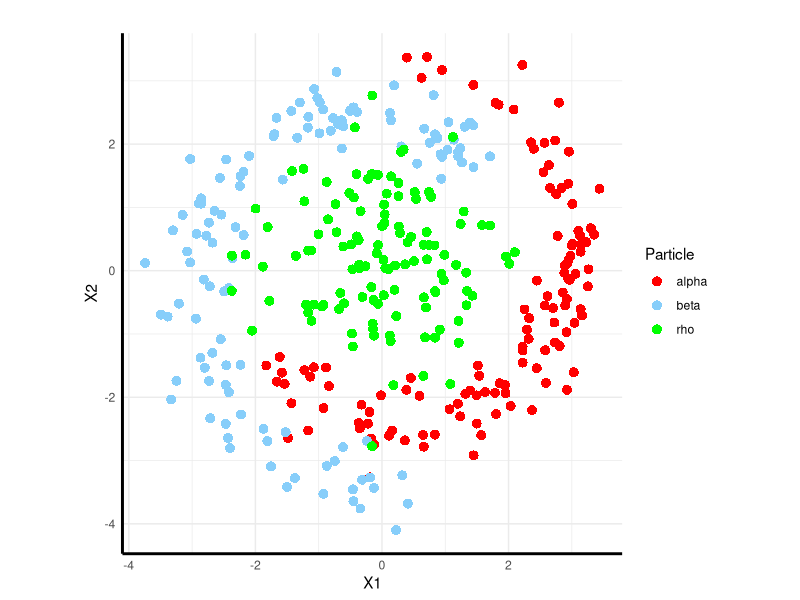

Recreate this plot in R. (Note: a time limit stopped this script after it produced the figure.)
## ---- chunk 1
# title: "Analytics A2"
# author: "Nesan Naidoo, Dominique Chetty"
# date: "`r Sys.Date()`"

dat =read.table("Collider_Data_2025.txt", h = TRUE,stringsAsFactors =TRUE)

library(ggplot2)
library(tidyr)
library(gridExtra)
## ---- chunk 2
#create column for particle type based on Y1, Y2, Y3
dat$Particle <- ifelse(dat$Y1 == 1, "alpha", ifelse(dat$Y2 == 1, "beta", "rho"))

ggplot(data = dat, aes(x = X1, y = X2, color = Particle)) +
  geom_point(shape = 16, size = 3) +
  scale_color_manual(values = c("alpha" = "red", "beta" = "lightskyblue", "rho" = "green"),labels = c("alpha", "beta", "rho")) +  
  labs(x = "X1", y = "X2", title = "") +  
  theme_minimal() +  coord_fixed()  +
  theme(legend.position = "right",axis.line = element_line(color = "black", linewidth = 1)) 
   
## ---- chunk 3
soft_max <- function(Z) {
  exp_Z <- exp(Z)
  denom <- colSums(exp_Z)
  probs <- exp_Z / matrix(denom, nrow = nrow(Z), ncol = ncol(Z), byrow = TRUE)
  return(probs)
}
## ---- chunk 4
g <- function(Yhat, Y) {
  #Yhat: 3 x N matrix of predicted probabilities
  #Y: 3 x N matrix of one-hot encoded responses
  log_Yhat <- -log(Yhat)
  C_i <- colSums(Y * log_Yhat) 
  return(mean(C_i))
}
## ---- chunk 5
# activation function for the augmented and hidden layers 
act_fn <- function(Z){
  tanh(Z)
}

# X   - input matrix (N x p)
# Y     - output matrix(N x q)
# theta - A parameter vector (includes all of the parameters)
# m    - Number of nodes on hidden layers
# v     - regularisation parameter
AF_neural_net <- function(X, Y, theta, m, v){
  
   N = dim(X)[1]
   p = dim(X)[2]
   q = dim(Y)[2]
   
   # Populate weight-matrix and bias vectors:
   index = 1:(p*p)
   W1    = matrix(theta[index], p, p) #augmented layer
   index = max(index)+1:(2*p*m)
   W2    = matrix(theta[index], 2*p, m) #hidden layer 1
   index = max(index)+1:(m*m)
   W3    = matrix(theta[index], m, m) # hidden layer 2
   index = max(index)+1:(m*q)
   W4    = matrix(theta[index], m, q) # output layer
   
   index = max(index) + 1:(p)
   b1    = matrix(theta[index],p , 1) # augmented layer
   index = max(index)+1:(m)
   b2    = matrix(theta[index],m,1)   # hidden layer 1
   index = max(index)+1:(m)
   b3    = matrix(theta[index],m,1)   # hidden layer 2
   index = max(index)+1:(q)
   b4    = matrix(theta[index],q,1)   # output layer 
  
   # activation functions
   ones_t = matrix(1,1,N)
   A0 = t(X)
   A1 = act_fn(t(W1) %*% A0 +b1 %*% ones_t) # pxN
   A_aug = rbind(A0, A1)                           # 2pxN
   A2 = act_fn(t(W2) %*% A_aug +b2 %*% ones_t) # mxN
   A3 = act_fn(t(W3) %*% A2 +b3 %*% ones_t) # mxN
   A4 = soft_max(t(W4) %*% A3 + b4 %*% ones_t)     # qnN
   
   # errors
   Yhat = t(A4)
   E1 = g(t(Yhat), t(Y)) #  cross entropy
   E2 = E1 + v/N * (sum(W1^2) + sum(W2^2) + sum(W3^2) + sum(W4^2))
   
   return(list(out = Yhat, E1 = E1, E2 = E2))
}
## ---- chunk 6
set.seed(2025)

X <-  as.matrix(dat[,1:3])
Y <-  as.matrix(dat[,4:6])
N <-  dim(X)[1]

# splitting the data into 80-20 ratio for training and validation
set <- sample(1:N, round(0.8 * N), replace = FALSE)
X_train <- X[set,]
Y_train <- Y[set,]
X_val <- X[-set,]
Y_val <- Y[-set,]

p <- dim(X)[2]
q <- dim(Y)[2]
m <- 4
npars <- p*(p + 1 + 2*m) + m*(m + 2 + q) + q

nv <- 20
v_seq <-  exp(seq(-6,2,length.out = nv))
valid_err <- rep(NA, nv)

# validation
for(i in 1:nv){
  v <- v_seq[i]
  
  # penalised obj fn
  obj_pen = function(pars)
  {
    res_mod = AF_neural_net(X_train, Y_train, pars, m, v) 
    return(res_mod$E2)
  }
  
  theta_rand <- runif(npars,-1,1)
  res_opt = nlm(obj_pen, theta_rand, iterlim = 2000)
  
  res_fit = AF_neural_net(X_val, Y_val, res_opt$estimate, m, 0)
  valid_err[i] <- res_fit$E1
}

# selecting optimal v
v_opt <- v_seq[which.min(valid_err)]

plot_data <- data.frame(v = v_seq, ValidationError = valid_err)
ggplot(plot_data, aes(x = v, y = ValidationError)) +
  geom_line(color = "blue") + geom_point(color = "blue") +
  geom_vline(xintercept = v_opt, linetype = "dotted", color = "red", size = 1) +
  labs(x = "v", y = "Validation Cross-Entropy Error", title = "") +
  xlim(0, 2.5) + theme_minimal() + coord_fixed() + 
  theme(
    plot.margin = margin(0, 0, 0, 0, "pt"),  # Zero margin
    plot.title = element_blank(),             # Remove title space
    panel.border = element_blank(),          # Remove panel border
    panel.grid = element_blank(),            # Optional: remove grid lines
    axis.title = element_text(margin = margin(0, 0, 0, 0)))  # Tight axis titles
## ---- chunk 7
# Fit model with optimal v
obj <- function(pars) {
  res <- AF_neural_net(X_train, Y_train, pars, m = 4, v = v_opt)
  return(res$E2)
}
theta_rand <- runif(npars, -1, 1)
res_opt <- nlm(obj, theta_rand, iterlim = 2000)

#  response curves for X1 (fixing X2 = 0)
xx <- seq(-4, 4, length.out = 100)
Y0 <- matrix(0, 1, 3)
Yhat_A_X1 <- matrix(NA, 100, 3)  # Detector X3 = 0
Yhat_B_X1 <- matrix(NA, 100, 3)  # Detector X3 = 1

for (i in 1:100) {
  X_A <- matrix(c(xx[i], 0, 0), 1, 3)
  res_A <- AF_neural_net(X_A, Y0, res_opt$estimate, m = 4, v = v_opt)
  Yhat_A_X1[i, ] <- res_A$out
  X_B <- matrix(c(xx[i], 0, 1), 1, 3)
  res_B <- AF_neural_net(X_B, Y0, res_opt$estimate, m = 4, v = v_opt)
  Yhat_B_X1[i, ] <- res_B$out
}

#  response curves for X2 (fixing X1 = 0)
Yhat_A_X2 <- matrix(NA, 100, 3)  # Detector X3 = 0
Yhat_B_X2 <- matrix(NA, 100, 3)  # Detector X3 = 1

for (i in 1:100) {
  X_A <- matrix(c(0, xx[i], 0), 1, 3)
  res_A <- AF_neural_net(X_A, Y0, res_opt$estimate, m = 4, v = v_opt)
  Yhat_A_X2[i, ] <- res_A$out
  X_B <- matrix(c(0, xx[i], 1), 1, 3)
  res_B <- AF_neural_net(X_B, Y0, res_opt$estimate, m = 4, v = v_opt)
  Yhat_B_X2[i, ] <- res_B$out
}

# (X1 varying, X3 = 0)
plot_data_A_X1 <- data.frame(X1 = xx, Alpha = Yhat_A_X1[,1], Beta = Yhat_A_X1[,2], Rho = Yhat_A_X1[,3])
plot_data_long_A_X1 <- pivot_longer(plot_data_A_X1, cols = c("Alpha", "Beta", "Rho"), names_to = "Class", values_to = "Probability")

# (X1 varying, X3 = 1)
plot_data_B_X1 <- data.frame(X1 = xx, Alpha = Yhat_B_X1[,1], Beta = Yhat_B_X1[,2], Rho = Yhat_B_X1[,3])
plot_data_long_B_X1 <- pivot_longer(plot_data_B_X1, cols = c("Alpha", "Beta", "Rho"), names_to = "Class", values_to = "Probability")

# (X2 varying, X3 = 0)
plot_data_A_X2 <- data.frame(X2 = xx, Alpha = Yhat_A_X2[,1], Beta = Yhat_A_X2[,2], Rho = Yhat_A_X2[,3])
plot_data_long_A_X2 <- pivot_longer(plot_data_A_X2, cols = c("Alpha", "Beta", "Rho"), names_to = "Class", values_to = "Probability")

# (X2 varying, X3 = 1)
plot_data_B_X2 <- data.frame(X2 = xx, Alpha = Yhat_B_X2[,1], Beta = Yhat_B_X2[,2], Rho = Yhat_B_X2[,3])
plot_data_long_B_X2 <- pivot_longer(plot_data_B_X2, cols = c("Alpha", "Beta", "Rho"), names_to = "Class", values_to = "Probability")

# response curves for X1 (X3 = 0)
p1 <- ggplot(plot_data_long_A_X1, aes(x = X1, y = Probability, color = Class)) +
  geom_line(linewidth = 1) +
  scale_color_manual(values = c("Alpha" = "red", "Beta" = "lightskyblue", "Rho" = "green")) +
  labs(x = "X1", y = "Class Probability", title = "X3 = 0") +
  theme_minimal() +
  theme(legend.position = "top", legend.title = element_blank(),plot.title = element_text(hjust = 0.5))+coord_fixed(ratio = 1)

# Plot response curves for X1 (X3 = 1)
p2 <- ggplot(plot_data_long_B_X1, aes(x = X1, y = Probability, color = Class)) +
  geom_line(linewidth = 1) +
  scale_color_manual(values = c("Alpha" = "red", "Beta" = "lightskyblue", "Rho" = "green")) +
  labs(x = "X1", y = "Class Probability", title = "X3 = 1") +
  theme_minimal() +
  theme(legend.position = "top", legend.title = element_blank(),plot.title = element_text(hjust = 0.5))+coord_fixed(ratio = 1)

# Plot response curves for X2 (X3 = 0)
p3 <- ggplot(plot_data_long_A_X2, aes(x = X2, y = Probability, color = Class)) +
  geom_line(linewidth = 1) +
  scale_color_manual(values = c("Alpha" = "red", "Beta" = "lightskyblue", "Rho" = "green")) +
  labs(x = "X2", y = "Class Probability", title = "X3 = 0") +
  theme_minimal() +
  theme(legend.position = "top", legend.title = element_blank(),plot.title = element_text(hjust = 0.5))+coord_fixed(ratio = 1)

# Plot response curves for X2 (X3 = 1)
p4 <- ggplot(plot_data_long_B_X2, aes(x = X2, y = Probability, color = Class)) +
  geom_line(linewidth = 1) +
  scale_color_manual(values = c("Alpha" = "red", "Beta" = "lightskyblue", "Rho" = "green")) +
  labs(x = "X2", y = "Class Probability", title = "X3 = 1") +
  theme_minimal() +
  theme(legend.position = "top", legend.title = element_blank(),plot.title = element_text(hjust = 0.5))+coord_fixed(ratio = 1)

# Display all four plots
grid.arrange(p1, p2, p3, p4, ncol = 2)
